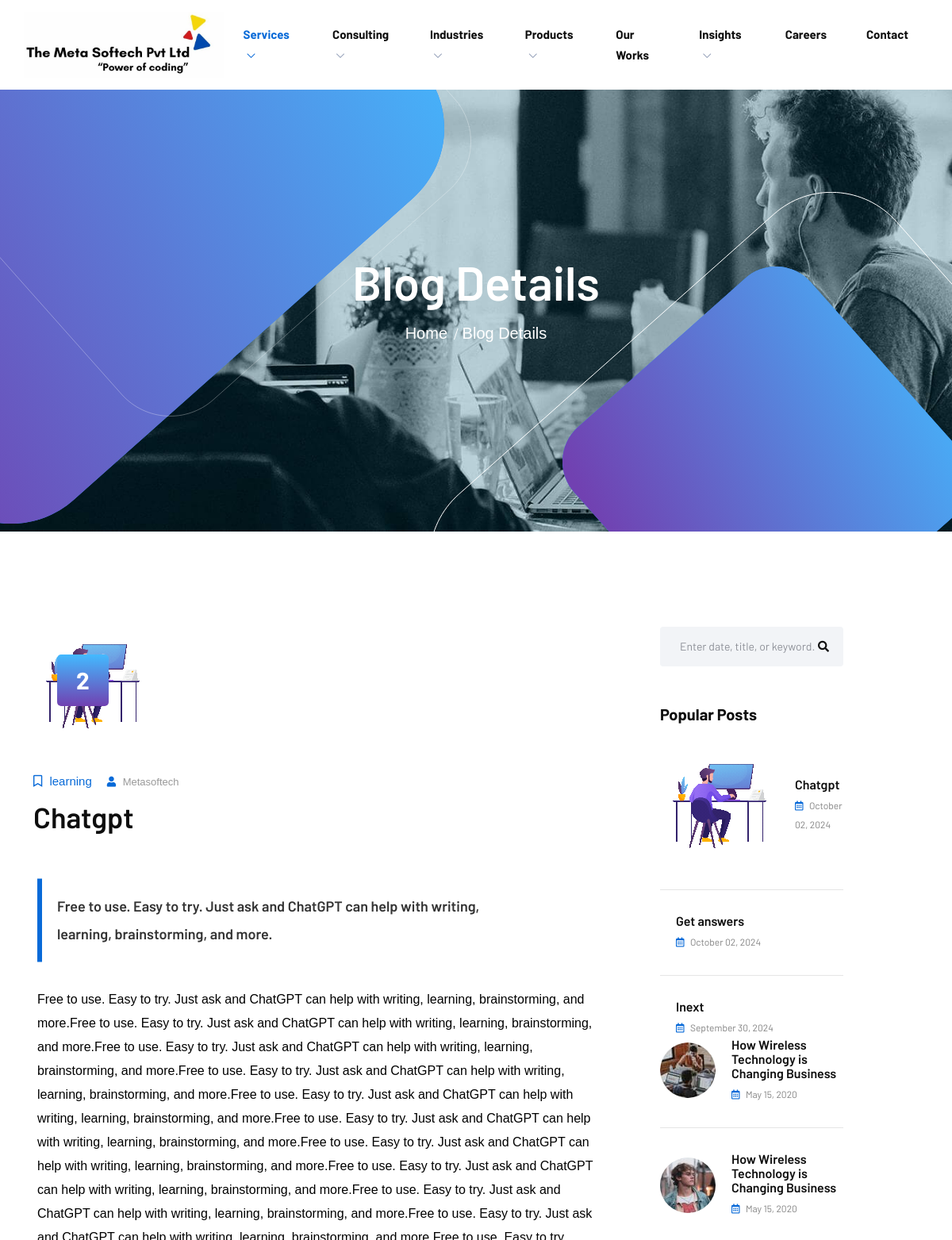
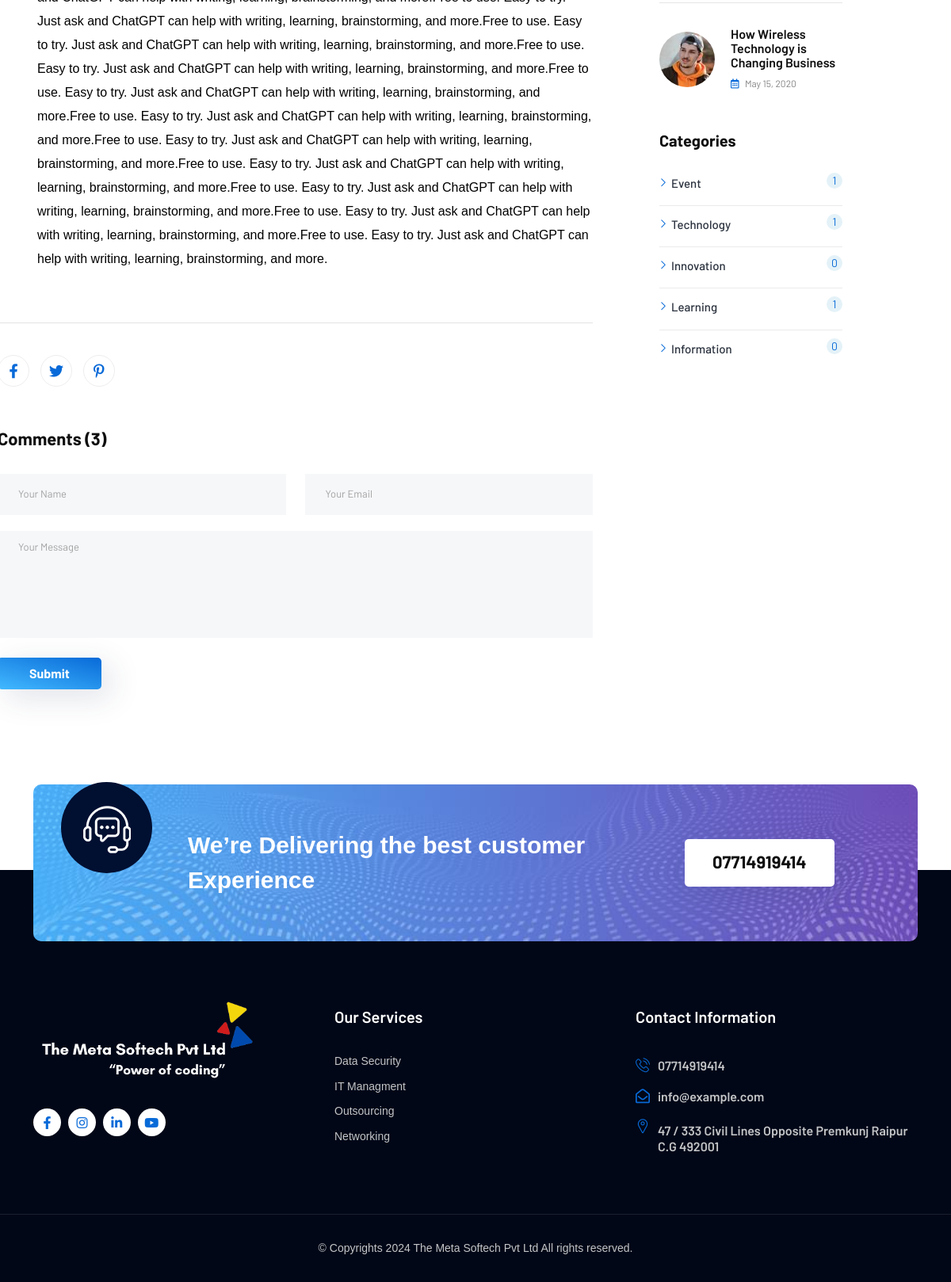
/blog-details.php?id=11, run on the app's committed database (2 pictures, top to bottom).
### tables this page shows
CREATE TABLE `post` (
  `id` int(11) NOT NULL,
  `title` varchar(255) NOT NULL,
  `slug` varchar(255) DEFAULT NULL,
  `content` text NOT NULL,
  `author_id` varchar(255) NOT NULL,
  `category_id` varchar(255) NOT NULL,
  `featured_image` varchar(255) NOT NULL,
  `create_at` datetime NOT NULL DEFAULT current_timestamp(),
  `update_at` datetime NOT NULL DEFAULT current_timestamp() ON UPDATE current_timestamp()
);

### blog-details.php (the view, shortened to what this page needs)
        <?php
        include("db.php");
        ?>
        <!doctype html>
        <html class="no-js" lang="en">
        <head>
        <link rel="stylesheet" href="assets/css/plugins/all.min.css">
        <link rel="stylesheet" href="assets/css/plugins/flaticon.css">
        <link rel="stylesheet" href="assets/css/plugins/bootstrap.min.css">
        <link rel="stylesheet" href="assets/css/plugins/swiper-bundle.min.css">
        <link rel="stylesheet" href="assets/css/plugins/aos.css">
        <link rel="stylesheet" href="assets/css/plugins/magnific-popup.css">
        <link rel="stylesheet" href="assets/css/style.css">
        </head>
        <body>
        <div class="main-wrapper">
        <?php
        include("header.php");
        ?>
        <div class="section page-banner-section" style="background-image: url(assets/images/bg/page-banner.jpg);">
        <div class="shape-1">
        </div>
        <div class="shape-2">
        </div>
        <div class="shape-3">
        </div>
        <div class="shape-4">
        </div>
        <div class="container">
        <div class="page-banner-wrap">
        <div class="row">
        <div class="col-lg-12">
        <div class="page-banner text-center">
        <h2 class="title">Blog Details</h2>
        <ul class="breadcrumb justify-content-center">
        <li class="breadcrumb-item"><a href="#">Home</a></li>
        <li class="breadcrumb-item active" aria-current="page">Blog Details</li>
        </ul>
        </div>
        </div>
        </div>
        </div>
        </div>
        </div>
        <div class="section blog-details-section section-padding-02">
        <div class="container">
        <div class="blog-details-wrap">
        <div class="row">
        <?php
        if (isset($_GET['id'])) {
        $post_id = $_GET['id'];
        $selQB = "SELECT * FROM `post` WHERE id = $post_id";
        $resQB = mysqli_query($db, $selQB);
        if (mysqli_num_rows($resQB) > 0) {
        $row = mysqli_fetch_assoc($resQB);
        ?>
        <div class="col-xl-8 col-lg-8">
        <div class="blog-details-post">
        <div class="single-blog-post single-blog">
        <div class="blog-image">
        <a href="blog-details.php"><img src="blog/<?php echo $row['featured_image'];?>"alt=""></a>
        <div class="top-meta">
        <span class="date"><h2 style="color:white;"><?php echo date(' j', strtotime($row['create_at'])); ?></h2></span>
        </div>
        </div>
        <div class="blog-content">
        <div class="blog-meta">
        <span class="tag"><i class="far fa-bookmark"></i> <?php echo $row['category_id'];?></span>
        <span><i class="fas fa-user"></i> <?php echo $row['author_id'];?></span>
        </div>
        <h3 class="title"><?php echo $row['title'];?></h3>
        </div>
        </div>
        <div class="blog-details-content" style="margin-left: -45px;">
        <div class="blog-quote ">
        <blockquote class="blockquote mtr">
        <p><?php echo $row['slug'];?></p>
        </blockquote>
        </div>
        <div class="blog-details-text"
        style="color:black; cursor: auto;margin-left:50px;"> <p><?php echo $row
        ['content'];?></p> </div>
        <div class="blog-details-tag-share">
        <div class="blog-details-share llt">
        <ul class="social-share">
        <li><a class="share-facebook" href="#"><i class="fab fa-facebook-f"></i></a></li>
        <li><a class="share-twitter" href="#"><i class="fab fa-twitter"></i></a></li>
        <li><a class="share-pinterest" href="#"><i class="fab fa-pinterest-p"></i></a></li>
        </ul>
        </div>
        </div>
        <div class="comment-wrap llt">
        <div class="comment-form">
        <h3 class="comment-title">Comments (3)</h3>
        <div class="comment-form-wrap ">
        <form action="#">
        <div class="row">
            <div class="col-md-6">
                <div class="single-form">
                    <input class="form-control" type="text" placeholder="Your Name">
                </div>
            </div>
            <div class="col-md-6">
                <div class="single-form">
                    <input class="form-control" type="email" placeholder="Your Email">
                </div>
            </div>
            <div class="col-md-12">
                <div class="single-form">
                    <textarea class="form-control" placeholder="Your Message"></textarea>
                </div>
            </div>
            <div class="col-md-12">
                <div class="form-btn">
                    <button class="btn" type="submit">Submit</button>
                </div>
            </div>
        </div>
        </form>
        </div>
        </div>
        </div>
        </div>
        </div>
        </div>
        <div class="col-xl-3 col-lg-4">
        <div class="blog-sidebar">
        <div class="sidebar-widget sidebar-widget-1">
        <form class="search-form" action="search.php" method="GET">
        <input type="text" name="query" placeholder="Enter date, title, or keyword...">
        <button type="submit"><i class="fas fa-search"></i></button>
        </form>
        </div>
        <div class="sidebar-widget">
        <div class="widget-title">
        <h3 class="title">Popular Posts</h3>
        </div>
        <?php
$sql = "SELECT title, create_at, featured_image FROM post ORDER BY create_at DESC LIMIT 3";
$result = $db->query($sql);
if ($result->num_rows > 0) {
    echo '<div class="recent-posts"><ul>';
    while($row = $result->fetch_assoc()) {
        echo '
        <li>
        <a class="post-link" href="blog-details.php">
            <div class="post-thumb">
                <img src="assets/images/blog/' . $row["featured_image"] . '" alt="">
            </div>
            <div class="post-text">
                <h4 class="title">' . $row["title"] . '</h4>
                <span class="post-meta"><i class="far fa-calendar-alt"></i> ' . date("F d, Y", strtotime($row["create_at"])) . '</span>
            </div>
        </a>
        </li>';
    }
    echo '</ul></div>';
} else {
    echo 'No posts found.';
}
?>
        <div class="recent-posts">
        <ul>
        <li>
        <a class="post-link" href="blog-details.php">
        <div class="post-thumb">
            <img src="assets/images/blog/r-post1.jpg" alt="">
        </div>
        <div class="post-text">
            <h4 class="title">How Wireless Technology is Changing Business</h4>
            <span class="post-meta"><i class="far fa-calendar-alt"></i> May 15, 2020</span>
        </div>
        </a>
        </li>
        <li>
        <a class="post-link" href="blog-details.php">
        <div class="post-thumb">
            <img src="assets/images/blog/r-post2.jpg" alt="">
        </div>
        <div class="post-text">
            <h4 class="title">How Wireless Technology is Changing Business</h4>
            <span class="post-meta"><i class="far fa-calendar-alt"></i> May 15, 2020</span>
        </div>
        </a>
        </li>
        <li>
        <a class="post-link" href="blog-details.php">
        <div class="post-thumb">
            <img src="assets/images/blog/r-post3.jpg" alt="">
        </div>
        <div class="post-text">
            <h4 class="title">How Wireless Technology is Changing Business</h4>
            <span class="post-meta"><i class="far fa-calendar-alt"></i> May 15, 2020</span>
        </div>
        </a>
        </li>
        </ul>
        </div>
        </div>
<?php
$categories = [
    "Event",
    "Technology",
    "Innovation",
    "Learning",
    "Information"
];
echo '<div class="sidebar-widget">
        <div class="widget-title">
            <h3 class="title">Categories</h3>
        </div>
        <ul class="category">';
foreach ($categories as $category) {
    $sql = "SELECT COUNT(*) as post_count FROM post WHERE category_id = '$category'";
    $result = $db->query($sql);
    if ($result->num_rows > 0) {
        while($row = $result->fetch_assoc()) {
            echo '<li class="cate-item"><a href="blog.php"><i class="flaticon-next"></i> ' . $category . ' <span class="post-count">' . $row['post_count'] . '</span></a></li>';
        }
    }
}
echo '  </ul>
    </div>';
?>
        </div>
        </div>
        <?php
        } else {
        echo "<p>Blog post not found.</p>";
        }
        }
        ?>
        </div>
        </div>
        </div>
        </div>
        <?php
        include("footer.php");
        ?>
        </body>
        </html>

### blog-details.php (style rules this page uses)
.mtr { margin: 80px 0px; }
.llt { margin-left: 0px; }

### data on the page
post: featured_image (picture), create_at "2", category "learning", author "Metasoftech", title "Chatgpt", slug "Free to use. Easy to try. Just ask and ChatGPT can help with writing, learning, brainstorming, and more.", content "Free to use. Easy to try. Just ask and ChatGPT can help with writing, learning, brainstorming, and more.Free to use. Easy to try. Just ask and ChatGPT can help with writing, learning, brainstorming, and more.Free to use. Easy to try. Just ask and ChatGPT can help with writing, learning, brainstorming, and more.Free to use. Easy to try. Just ask and ChatGPT can help with writing, learning, brainstorming, and more.Free to use. Easy to try. Just ask and ChatGPT can help with writing, learning, brainstorming, and more.Free to use. Easy to try. Just ask and ChatGPT can help with writing, learning, brainstorming, and more.Free to use. Easy to try. Just ask and ChatGPT can help with writing,…", create_at "October 02, 2024"
post: title "Get answers", create_at "October 02, 2024"
post: title "Inext", create_at "September 30, 2024"

### other printed values
$category "Event"
$row['post_count'] "1"
$category "Technology"
$category "Innovation"
$row['post_count'] "0"
$category "Learning"
$category "Information"
